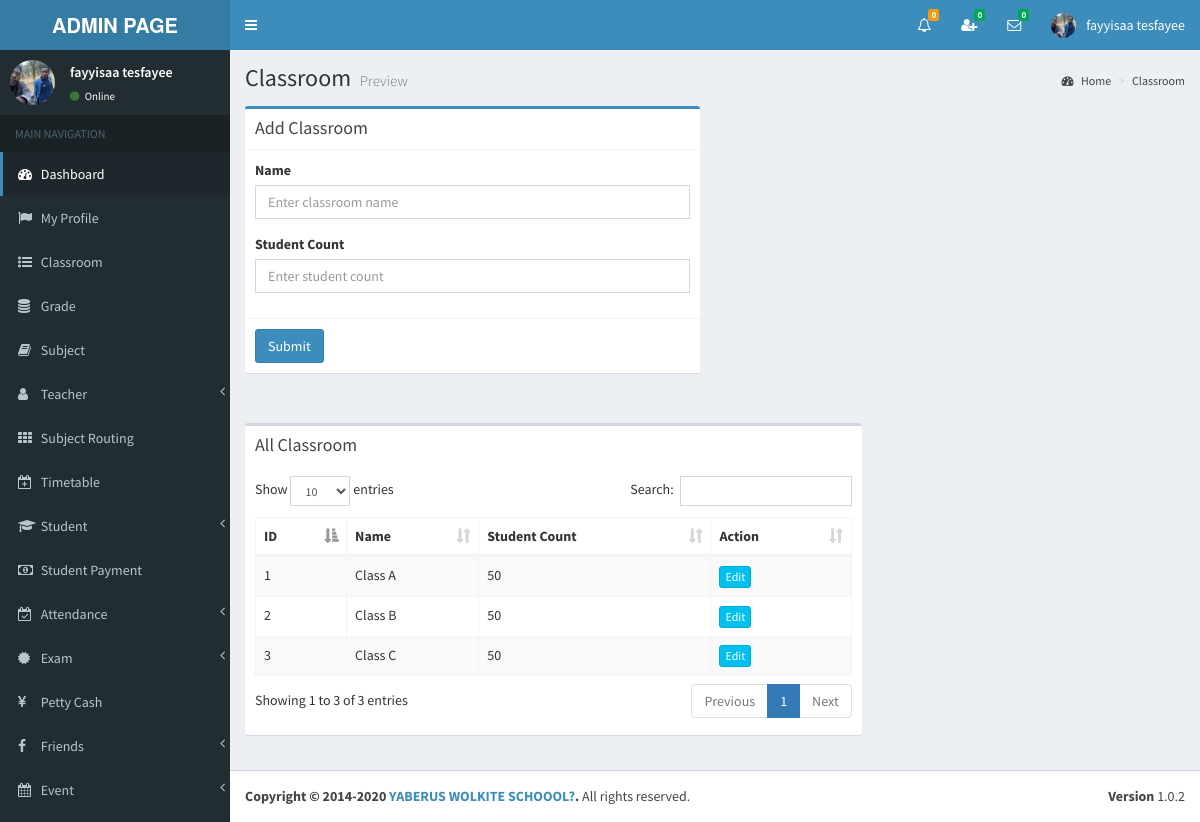
The app's page /view/class_room.php (signed in) with its own data.
### tables this page shows
CREATE TABLE `class_room` (
  `id` int(11) NOT NULL,
  `name` varchar(255) NOT NULL,
  `student_count` int(11) NOT NULL
);

### view/class_room.php (the view, shortened to what this page needs)
<?php include_once('head.php'); ?>
<?php include_once('header_admin.php'); ?>
<?php include_once('sidebar.php'); ?>
<div class="content-wrapper">
    <section class="content-header">
    	<h1>
        	Classroom
            <small>Preview</small>
        </h1>
        <ol class="breadcrumb">
            <li><a href="#"><i class="fa fa-dashboard"></i> Home</a></li>
            <li><a href="#">Classroom</a></li>
        </ol>
	</section>
    <section class="content">
    	<div class="row">
            <div class="col-md-6">
              	<div class="box box-primary">
                	<div class="box-header with-border">
                  		<h3 class="box-title">Add Classroom</h3>
                	</div>
                	<form role="form" action="../index.php" method="post">
						<div class="box-body">
                			<div class="form-group" id="divName">
                    			<label for="">Name</label>
                      			<input type="text" class="form-control" id="name" placeholder="Enter classroom name" name="name" autocomplete="off">
                    		</div>
                    		<div class="form-group" id="divStudentCount">
                      			<label for="">Student Count</label>
                      			<input type="text" class="form-control" id="student_count" placeholder="Enter student count" name="student_count"  		autocomplete="off">
                    		</div>
                		</div>
                		<div class="box-footer">
                    		<button type="submit" class="btn btn-primary" id="btnSubmit">Submit</button>
                 		</div>
                	</form>
              	</div>
            </div>
		</div>
	</section>
    <section class="content" >
    	<div class="row" id="table1">
        	<div class="col-md-8">
            	<div class="box">
                	<div class="box-header">
                  		<h3 class="box-title">All Classroom</h3>
                	</div>
                	<div class="box-body table-responsive" style="overflow-x:auto;">
                		<table id="example1" class="table table-bordered table-striped">
                    		<thead>
                        		<th>ID</th>
                            	<th>Name</th>
                            	<th>Student Count</th>
                            	<th>Action</th>
                        	</thead>
                        	<tbody>
<?php
include_once('../controller/config.php');
$sql="SELECT * FROM class_room";
$result=mysqli_query($conn,$sql);
$count = 0;
$cant_remove=0;
$cant_remove1=0;
if(mysqli_num_rows($result) > 0){
	while($row=mysqli_fetch_assoc($result)){
	$count++;
	$id=$row['id'];
?>
                        		<tr>
                            		<td><?php echo $count; ?></td>
               <td id="td1_<?php echo $row['id']; ?>"><?php echo $row['name']; ?></td>
               <td id="td2_<?php echo $row['id']; ?>"><?php echo $row['student_count']; ?></td>
                                	<td>
<?php
$sql1="SELECT * FROM timetable WHERE classroom_id='$id'";
$result1=mysqli_query($conn,$sql1);
if(mysqli_num_rows($result1) > 0){
	$cant_remove=1;
}else{
	$cant_remove=0;
}
$sql2="SELECT * FROM exam_timetable WHERE classroom_id='$id'";
$result2=mysqli_query($conn,$sql2);
if(mysqli_num_rows($result2) > 0){
	$cant_remove1=1;
}else{
	$cant_remove1=0;
}
if($cant_remove > 0 ||  $cant_remove1 > 0){
	echo '<a href="#modalUpdateform" onClick="showModal(this)" class="btn btn-info btn-xs" data-id="'.$id.'" data-toggle="modal">Edit</a>';
}else{
	echo '<a href="#modalUpdateform" onClick="showModal(this)" class="btn btn-info btn-xs" data-id="'.$id.'" data-toggle="modal">Edit</a>';
	echo ' <a href="#" class="confirm-delete btn btn-danger btn-xs"  data-id="'.$id.'">Delete</a>';
}
?>
                               		</td>
                            	</tr>
<?php } } ?>
                        	</tbody>
                    	</table>
               		</div>
              	</div>
            </div>
		</div>
	</section>
</div>
<?php include_once('footer.php');?>

### view/header_admin.php (shortened to what this page needs)
<body class="hold-transition skin-blue sidebar-mini" >
<div class="wrapper">
  <header class="main-header" >
    <a href="" class="logo">
      <span class="logo-lg"><strong>ADMIN PAGE</strong></span>
    </a>
    <nav class="navbar navbar-static-top">
		<a href="#" class="sidebar-toggle" data-toggle="offcanvas" role="button">
       	</a>
		<div class="navbar-custom-menu">
			<ul class="nav navbar-nav">
              <li class="dropdown notifications-menu">
                <a href="#" class="dropdown-toggle" data-toggle="dropdown">
                  <i class="fa fa-bell-o"></i>
<?php
include_once('../controller/config.php');
$my_type=$_SESSION["type"];
if($my_type == 'Admin'){
	$sql1="SELECT COUNT(id) FROM main_notifications WHERE _isread='0'";
	$result1=mysqli_query($conn,$sql1);
	$row1=mysqli_fetch_assoc($result1);
	$notfi_count=$row1['COUNT(id)'];
?>
                  <span class="label label-warning"><?php echo $notfi_count; ?></span>
                </a>
              </li>
<?php }  ?>
<?php
include_once('../controller/config.php');
$my_index=$_SESSION["index_number"];
$my_type=$_SESSION["type"];
$sql="SELECT count(id)
      FROM my_friends
      WHERE my_index='$my_index' AND _status='Pending' AND _isread='0'";
$result=mysqli_query($conn,$sql);
$row=mysqli_fetch_assoc($result);
$unread_count=$row['count(id)'];
?>
              <li class="dropdown messages-menu"  id="friend_request">
              	<a href="#" class="dropdown-toggle" data-toggle="dropdown" onClick="showFriendRequest('<?php echo $my_index; ?>','<?php echo $my_type; ?>')">
                  <i class="fa fa-user-plus"></i>
                  <span class="label label-success"><?php echo $unread_count; ?></span>
                </a>
              </li>
<?php
include_once('../controller/config.php');
$my_index=$_SESSION["index_number"];
$unread_msg_count=0;
$sql="SELECT * FROM my_friends WHERE my_index='$my_index'";
$result=mysqli_query($conn,$sql);
while($row=mysqli_fetch_assoc($result)){
	$friend_index=$row['friend_index'];
	$sql1="SELECT count(id)
		  FROM online_chat
		  WHERE user_index='$friend_index' AND _isread='0'";
	$result1=mysqli_query($conn,$sql1);
	$row1=mysqli_fetch_assoc($result1);
	$unread_msg_count+=$row1['count(id)'];
}
?>
              <li class="dropdown messages-menu" id="unread_msg">
                <a href="#" class="dropdown-toggle" data-toggle="dropdown" >
                  <i class="fa fa-envelope-o"></i>
                  <span class="label label-success"><?php echo $unread_msg_count; ?></span>
                </a>
<?php
include_once('../controller/config.php');
$index=$_SESSION["index_number"];
$type=$_SESSION["type"];
$time='';
$file_path='';
	$sql="SELECT
           DISTINCT conversation_id,friend_index
           FROM
              my_friends
           WHERE
              	my_index='$index'
           ORDER BY
              conversation_id";
	$result=mysqli_query($conn,$sql);
	while($row=mysqli_fetch_assoc($result)){
		$conversation_id=$row['conversation_id'];
		$friend_index=$row['friend_index'];
		$sql3="SELECT * FROM my_friends WHERE conversation_id='$conversation_id' and friend_index='$friend_index'";
		$result3=mysqli_query($conn,$sql3);
		$row3=mysqli_fetch_assoc($result3);
		$friend_type=$row3['friend_type'];
		if($friend_type == "Admin"){
			$sql1="SELECT * FROM admin WHERE index_number='$friend_index'";
			$result1=mysqli_query($conn,$sql1);
			$row1=mysqli_fetch_assoc($result1);
			$friend_name=$row1['i_name'];
			$friend_image=$row1['image_name'];
		}
		if($friend_type == "Teacher"){
			$sql1="SELECT * FROM teacher WHERE index_number='$friend_index'";
			$result1=mysqli_query($conn,$sql1);
			$row1=mysqli_fetch_assoc($result1);
			$friend_name=$row1['i_name'];
			$friend_image=$row1['image_name'];
		}
		if($friend_type == "Student"){
			$sql1="SELECT * FROM student WHERE index_number='$friend_index'";
			$result1=mysqli_query($conn,$sql1);
			$row1=mysqli_fetch_assoc($result1);
			$friend_name=$row1['i_name'];
			$friend_image=$row1['image_name'];
		}
		$sql2="SELECT * FROM online_chat WHERE conversation_id='$conversation_id' ORDER BY id DESC LIMIT 1";
		$result2=mysqli_query($conn,$sql2);
		while($row2=mysqli_fetch_assoc($result2)){
			$last_msg=$row2['msg'];
			$msg_time=$row2['time'];
			$datetime1 = new DateTime($msg_time);
			$datetime2 = new DateTime();
			$interval = $datetime1->diff($datetime2);
			$year = $interval->format('%y y ');
			$month = $interval->format('%m m ');
			$days = $interval->format('%a d');
			$hours = $interval->format('%h h');
			$minutes = $interval->format('%i mins');
			$seconds = $interval->format('%s sec');
			if($year>0){
				$time=$year;
			}else if($month>0){
				$time=$month;
			}else if($days>0){
				$time=$days;
			}else if($hours>0){
				$time=$hours;
			}else if($minutes>0){
				$time=$minutes;
			}else{
				$time=$seconds;
			}
			if($type=="Admin"){
				$file_path="my_friends.php?do=showChatBox&my_index=$index&conversation_id=$conversation_id&friend_index=$friend_index&my_type=$type";
			}
			if($type=="Teacher"){
				$file_path="my_friends2.php?do=showChatBox&my_index=$index&conversation_id=$conversation_id&friend_index=$friend_index&my_type=$type";
			}
			if($type=="Student"){
				$file_path="my_friends1.php?do=showChatBox&my_index=$index&conversation_id=$conversation_id&friend_index=$friend_index&my_type=$type";
			}
?>
                      <li>
                        <a href="<?php echo $file_path; ?>" onClick="msgRead('<?php echo $index; ?>','<?php echo $conversation_id; ?>','<?php echo $friend_index; ?>','<?php echo $type; ?>')">
                          <div class="pull-left">
                            <img src="../<?php echo $friend_image; ?>" class="img-circle" alt="User Image">
                          </div>
                          <h4>
                            <?php echo $friend_name; ?>
                            <small><i class="fa fa-clock-o"></i> <?php echo $time; ?></small>
                          </h4>
                          <p><?php echo $last_msg; ?></p>
                        </a>
                      </li>
 <?php } } ?>
              </li>
<?php
include_once('../controller/config.php');
if($type=="Admin"){
	$sql="SELECT * FROM admin where index_number='$index'";
	$result=mysqli_query($conn,$sql);
	$row=mysqli_fetch_assoc($result);
}
?>
            	<li class="dropdown user user-menu">
                    <a href="#" class="dropdown-toggle" data-toggle="dropdown">
                      <img src="../<?php echo $row['image_name']; ?>" class="user-image" alt="User Image">
                      <span class="hidden-xs"><?php echo $row['i_name']; ?></span>
                    </a>
              </li>
            </ul>
        </div>
	</nav>
  </header>

### view/sidebar.php (shortened to what this page needs)
  <aside class="main-sidebar">
    <section class="sidebar">
<?php
include_once('../controller/config.php');
$index=$_SESSION["index_number"];
$sql="SELECT * FROM admin WHERE index_number='$index'";
$result=mysqli_query($conn,$sql);
$row=mysqli_fetch_assoc($result);
$name=$row['i_name'];
$image=$row['image_name'];
?>
      <div class="user-panel">
      	<div class="pull-left image">
        	<img src="../<?php echo $image; ?>" class="img-circle" alt="User Image">
        </div>
        <div class="pull-left info">
        	<p><?php echo $name; ?></p>
            <a href="#"><i class="fa fa-circle text-success"></i> Online</a>
        </div>
      </div>
      <ul class="sidebar-menu">
        <li class="header">MAIN NAVIGATION</li>
        <li class="active treeview">
          <a href="dashboard.php">
            <i class="fa fa-dashboard"></i> <span>Dashboard</span>
          </a>
        </li>
         <li>
          <a href="admin_profile.php">
            <i class="fa fa-flag"></i> <span>My Profile</span>
          </a>
        </li>
        <li>
          <a href="class_room.php">
            <i class="fa fa-list-ul"></i> <span>Classroom</span>
          </a>
        </li>
        <li>
          <a href="grade.php">
            <i class="fa fa-database"></i> <span>Grade</span>
          </a>
        </li>
        <li>
          <a href="subject.php">
            <i class="fa fa-book"></i> <span>Subject</span>
          </a>
        </li>
        <li class="treeview">
          <a href="#">
            <i class="fa fa-user" aria-hidden="true"></i>
            <span>Teacher</span>
            <span class="pull-right-container">
              <i class="fa fa-angle-left pull-right"></i>
            </span>
          </a>
        </li>
        <li>
          <a href="subject_routing.php">
            <i class="fa fa-th"></i> <span>Subject Routing</span>
          </a>
        </li>
        <li>
          <a href="timetable.php">
            <i class="fa fa-calendar-plus-o"></i> <span>Timetable</span>
          </a>
        </li>
        <li class="treeview">
          <a href="#">
            <i class="fa fa-graduation-cap"></i>
            <span>Student</span>
            <span class="pull-right-container">
              <i class="fa fa-angle-left pull-right"></i>
            </span>
          </a>
        </li>
        <li>
          <a href="student_payment.php">
            <i class="fa fa-money"></i> <span>Student Payment</span>
          </a>
        </li>
         <li class="treeview">
          <a href="#">
            <i class="fa fa-calendar-check-o"></i>
            <span>Attendance</span>
            <span class="pull-right-container">
              <i class="fa fa-angle-left pull-right"></i>
            </span>
          </a>
        </li>
        <li class="treeview">
          <a href="#">
            <i class="fa fa-certificate"></i>
            <span>Exam</span>
            <span class="pull-right-container">
              <i class="fa fa-angle-left pull-right"></i>
            </span>
          </a>
        </li>
        <li>
          <a href="petty_cash.php">
            <i class="fa fa-yen"></i> <span>Petty Cash</span>
          </a>
        </li>
        <li class="treeview">
          <a href="#">
            <i class="fa fa-facebook"></i>
            <span>Friends</span>
            <span class="pull-right-container">
              <i class="fa fa-angle-left pull-right"></i>
            </span>
          </a>
        </li>
        <li class="treeview">
          <a href="#">
            <i class="fa fa-calendar"></i>
            <span>Event</span>
            <span class="pull-right-container">
              <i class="fa fa-angle-left pull-right"></i>
            </span>
          </a>
        </li>
      </ul>
    </section>
  </aside>

### view/class_room.php (style rules this page uses)
body { overflow-y:scroll; }

### records on screen
class_room: name "Class A", student_count "50"
class_room: name "Class B", student_count "50"
class_room: name "Class C", student_count "50"

### other values on screen
$notfi_count "0"
$unread_count "0"
$unread_msg_count "0"
$row['i_name'] "fayyisaa tesfayee"
$name "fayyisaa tesfayee"
